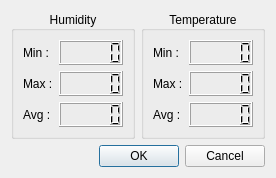
<?xml version="1.0" encoding="UTF-8"?>
<ui version="4.0">
 <class>CalculateDialog</class>
 <widget class="QDialog" name="CalculateDialog">
  <property name="geometry">
   <rect>
    <x>0</x>
    <y>0</y>
    <width>274</width>
    <height>178</height>
   </rect>
  </property>
  <property name="windowTitle">
   <string>Dialog</string>
  </property>
  <layout class="QGridLayout" name="gridLayout_3">
   <item row="0" column="0">
    <widget class="QGroupBox" name="groupBox">
     <property name="title">
      <string>Humidity</string>
     </property>
     <property name="alignment">
      <set>Qt::AlignmentFlag::AlignCenter</set>
     </property>
     <layout class="QGridLayout" name="gridLayout_2">
      <item row="0" column="0">
       <layout class="QHBoxLayout" name="horizontalLayout">
        <item>
         <widget class="QLabel" name="label">
          <property name="text">
           <string>Min :</string>
          </property>
         </widget>
        </item>
        <item>
         <widget class="QLCDNumber" name="lcdHumMin"/>
        </item>
       </layout>
      </item>
      <item row="1" column="0">
       <layout class="QHBoxLayout" name="horizontalLayout_2">
        <item>
         <widget class="QLabel" name="label_2">
          <property name="text">
           <string>Max :</string>
          </property>
         </widget>
        </item>
        <item>
         <widget class="QLCDNumber" name="lcdHumMax"/>
        </item>
       </layout>
      </item>
      <item row="2" column="0">
       <layout class="QHBoxLayout" name="horizontalLayout_3">
        <item>
         <widget class="QLabel" name="label_3">
          <property name="text">
           <string>Avg :</string>
          </property>
         </widget>
        </item>
        <item>
         <widget class="QLCDNumber" name="lcdHumAvg"/>
        </item>
       </layout>
      </item>
     </layout>
    </widget>
   </item>
   <item row="0" column="1">
    <widget class="QGroupBox" name="groupBox_2">
     <property name="title">
      <string>Temperature</string>
     </property>
     <property name="alignment">
      <set>Qt::AlignmentFlag::AlignCenter</set>
     </property>
     <layout class="QGridLayout" name="gridLayout">
      <item row="0" column="0">
       <layout class="QHBoxLayout" name="horizontalLayout_4">
        <item>
         <widget class="QLabel" name="label_4">
          <property name="text">
           <string>Min :</string>
          </property>
         </widget>
        </item>
        <item>
         <widget class="QLCDNumber" name="lcdTempMin"/>
        </item>
       </layout>
      </item>
      <item row="1" column="0">
       <layout class="QHBoxLayout" name="horizontalLayout_5">
        <item>
         <widget class="QLabel" name="label_5">
          <property name="text">
           <string>Max :</string>
          </property>
         </widget>
        </item>
        <item>
         <widget class="QLCDNumber" name="lcdTempMax"/>
        </item>
       </layout>
      </item>
      <item row="2" column="0">
       <layout class="QHBoxLayout" name="horizontalLayout_6">
        <item>
         <widget class="QLabel" name="label_6">
          <property name="text">
           <string>Avg :</string>
          </property>
         </widget>
        </item>
        <item>
         <widget class="QLCDNumber" name="lcdTempAvg"/>
        </item>
       </layout>
      </item>
     </layout>
    </widget>
   </item>
   <item row="1" column="0" colspan="2">
    <widget class="QDialogButtonBox" name="buttonBox">
     <property name="orientation">
      <enum>Qt::Orientation::Horizontal</enum>
     </property>
     <property name="standardButtons">
      <set>QDialogButtonBox::StandardButton::Cancel|QDialogButtonBox::StandardButton::Ok</set>
     </property>
    </widget>
   </item>
  </layout>
 </widget>
 <resources/>
 <connections>
  <connection>
   <sender>buttonBox</sender>
   <signal>accepted()</signal>
   <receiver>CalculateDialog</receiver>
   <slot>accept()</slot>
   <hints>
    <hint type="sourcelabel">
     <x>248</x>
     <y>254</y>
    </hint>
    <hint type="destinationlabel">
     <x>157</x>
     <y>274</y>
    </hint>
   </hints>
  </connection>
  <connection>
   <sender>buttonBox</sender>
   <signal>rejected()</signal>
   <receiver>CalculateDialog</receiver>
   <slot>reject()</slot>
   <hints>
    <hint type="sourcelabel">
     <x>316</x>
     <y>260</y>
    </hint>
    <hint type="destinationlabel">
     <x>286</x>
     <y>274</y>
    </hint>
   </hints>
  </connection>
 </connections>
</ui>
